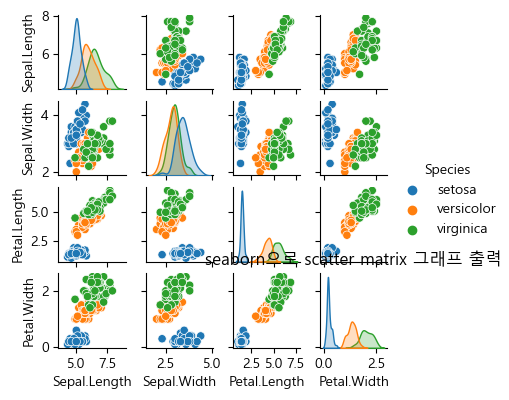

Here is the Python script that generated this plot:
# matplotlib 스타일 인터페이스 | 차트 종류 몇 가지 경험하기

import numpy as np
import matplotlib.pyplot as plt
plt.rc('font',family='malgun gothic')
plt.rcParams['axes.unicode_minus']=False

"""
x = np.arange(10)
# matplotlib 스타일 인터페이스 
plt.figure()  # plot을 생성하라는 뜻
plt.subplot(2,1,1)  # 2행 1열의 1행  (row, column, paner number)  영역을 paner number이라 칭함
plt.plot(x, np.sin(x))
plt.subplot(2,1,2)
plt.plot(x, np.cos(x))
plt.show()

# matplotlib 객체 지향 인터페이스
fig, ax = plt.subplots(nrows=2, ncols=1)  # fig는 plot 전체, ax는 plot 한개 한개를 의미
ax[0].plot(x, np.sin(x))
ax[1].plot(x, np.cos(x))
plt.show()
"""

data = [50, 80, 100, 70, 88]

"""
# 막대 그래프 - 데이터의 양이 많을땐 막대그래프 사용을 잘 하지 않음,, 서열척도, 등간척도 데이터일때 주로 사용
plt.bar(range(len(data)), data)
plt.show()

# 세로 막대 그래프
err = np.random.rand(len(data))
plt.barh(range(len(data)), data, xerr=err)  # error bar(오차막대) : 표준편차, 오차, 신뢰구간 등 표현에 효과적 
plt.show()

# 원 그래프
plt.pie(data, explode=(0,0,0.2,0,0), colors=['yellow','blue','red'])
plt.show()
"""

"""
# 많은 양의 데이터일땐 히스토그램이나 boxplot을 주로 사용

# 히스토그램은 연속형 데이터일때 주로 사용 
plt.hist(data, bins=5, alpha=0.1)  # bins : n개의 구간으로 나누기  alpha : 투명도
plt.show()

# boxplot
plt.boxplot(data, notch=True)
plt.show()

# 시계열 데이터 출력
import pandas as pd
fdata = pd.DataFrame(np.random.rand(1000, 4),
                     index=pd.date_range('1/1/2020', periods=1000), columns=list('abcd'))  
# 정규분포를 따르는 데이터 1000개,, 칼럼명을 a, b, c, d
fdata = fdata.cumsum()  #  누적합 : cumsum()
print(fdata.head(3))
print(fdata.tail(3))
plt.plot(fdata)
plt.show()

# pandas의 plot 기능
fdata.plot(kind='box')
plt.show()
"""

# matplotlib의 기능 보충용 라이브러리로 seaborn
import seaborn as sns
"""
# Seaborn 데이터셋 목록
# print(sns.get_dataset_names())

titanic = sns.load_dataset('titanic')
# print(titanic.info())
print(titanic.head(3))

plt.hist(titanic['age'])
plt.show()

# 위의 matplotlib 방법 말고 seaborn 방법
sns.displot(titanic['age'])
plt.show()

sns.boxplot(y='age',data=titanic)
plt.show()
"""
# iris dataset
iris_data = sns.load_dataset('iris')
print(iris_data.head(3))

import pandas as pd
iris_data = pd.read_csv('../testdata/iris.csv')
print(iris_data.head(3))

# 산점도
plt.scatter(iris_data['Sepal.Length'], iris_data['Petal.Length'])
plt.show()

# Species별로 색상 부여
print(iris_data['Species'].unique())  # 중복을 확인할땐 unique or set 사용 : ['setosa' 'versicolor' 'virginica']
print(set(iris_data['Species']))    # {'setosa', 'versicolor', 'virginica'}

cols=[]
for s in iris_data['Species']:
    choice = 0
    if  s == 'setosa':choice=1
    elif s == 'versicolor':choice=2
    elif s == 'virginica':choice=3
    cols.append(choice)

plt.scatter(iris_data['Sepal.Length'], iris_data['Petal.Length'], c=cols)
plt.xlabel('Sepal.Length')
plt.ylabel('Petal.Length')
plt.show()


# Sepal.Length  Sepal.Width  Petal.Length  Petal.Width를 사용해 scatter matrix 그래프 출력
iris_col = iris_data.loc[:, 'Sepal.Length':'Petal.Width']  # iloc는 인덱스, loc는 칼럼
print(iris_col)

pd.plotting.scatter_matrix(iris_col, diagonal='kde') # 밀도곡선 보기 위해 diagonal을 사용
plt.show()

# seaborn으로 scatter matrix 그래프 출력
sns.pairplot(iris_data, hue='Species', height=1)  # 카데고리 칼럼(hue)
plt.title('seaborn으로 scatter matrix 그래프 출력')
# plt.show()

# 그래프(차트)를 이미지로 저장
fig = plt.gcf()  # 저장용 객체 fig
plt.show()
fig.savefig('plot2.png')

# 이미지 읽기
from matplotlib.pyplot import imread
img = imread('plot2.png')
plt.imshow(img)
plt.show()
